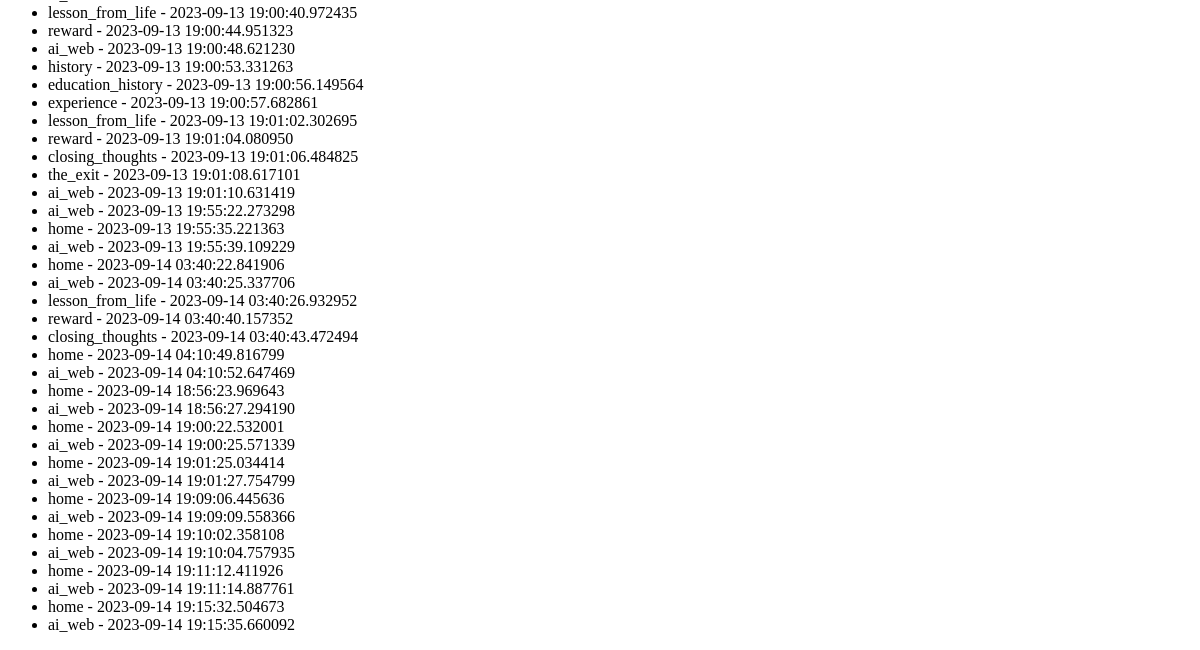
Before: /view_visits (lower part) with the older database file.
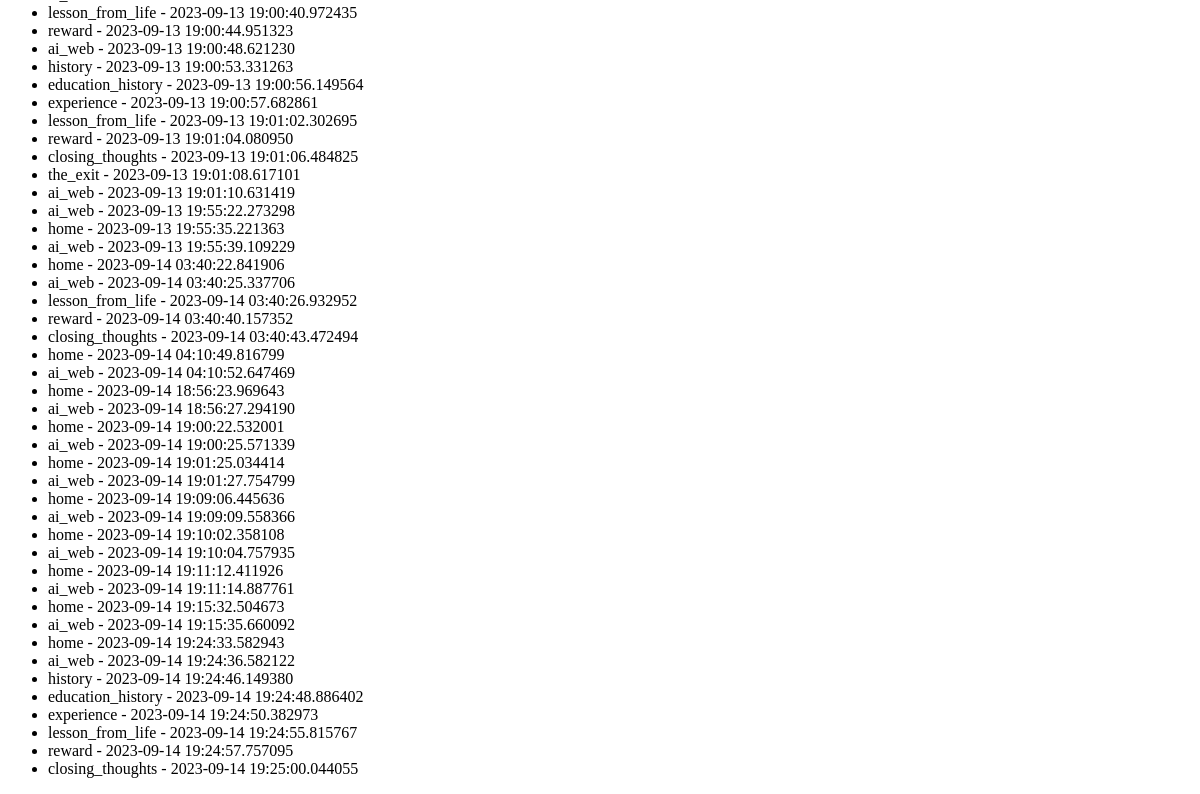
After: the same page with the newer database file.
### app.py (models this page shows)
class Visit(db.Model):
    id = db.Column(db.Integer, primary_key=True)
    timestamp = db.Column(db.DateTime, nullable=False, default=datetime.utcnow)
    page_name = db.Column(db.String(100), nullable=False)

### app.py (the view)
@app.route('/view_visits')
def view_visits():
    visits = Visit.query.all()
    return render_template('view_visits.html', visits=visits)

### templates/view_visits.html (shortened to what this page needs)
<!DOCTYPE html>
<html lang="en">
<head>
</head>
<body>
    <ul>
        {% for visit in visits %}
            <li>{{ visit.page_name }} - {{ visit.timestamp }}</li>
        {% endfor %}
    </ul>
</body>
</html>

Changed rows visible on the page:
added Visit: page_name "home", timestamp "2023-09-14 19:24:33.582943"
added Visit: page_name "ai_web", timestamp "2023-09-14 19:24:36.582122"
added Visit: page_name "history", timestamp "2023-09-14 19:24:46.149380"
added Visit: page_name "education_history", timestamp "2023-09-14 19:24:48.886402"
added Visit: page_name "experience", timestamp "2023-09-14 19:24:50.382973"
added Visit: page_name "lesson_from_life", timestamp "2023-09-14 19:24:55.815767"
added Visit: page_name "reward", timestamp "2023-09-14 19:24:57.757095"
added Visit: page_name "closing_thoughts", timestamp "2023-09-14 19:25:00.044055"
